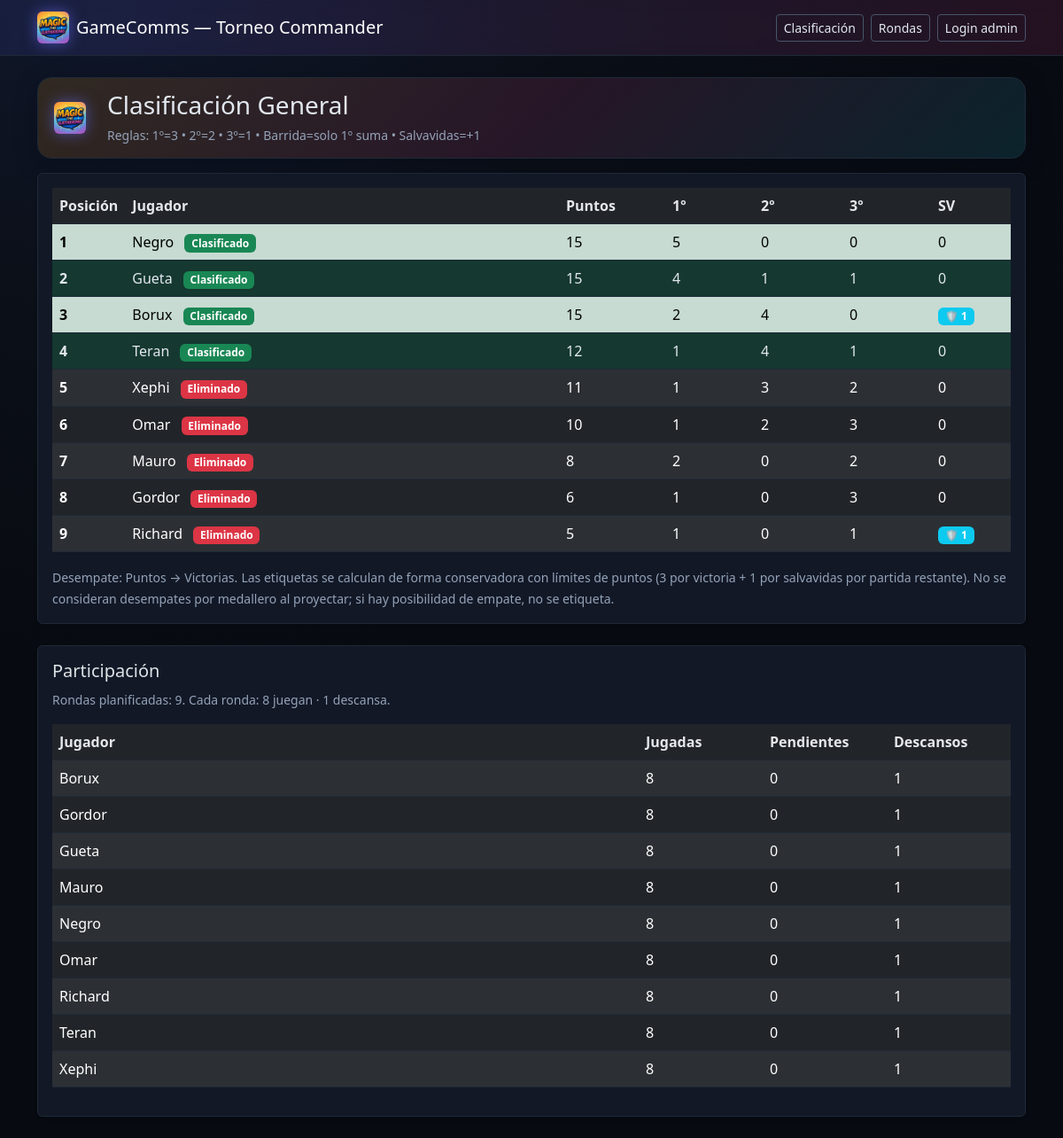
The page / on the database its author committed.
### app.py (models this page shows)
class Player(db.Model):
    id = db.Column(db.Integer, primary_key=True)
    name = db.Column(db.String, unique=True, nullable=False)

### app.py (the view)
@app.route("/")
def index():
    players = Player.query.order_by(Player.name.asc()).all()
    totals = {
        p.id: {"name": p.name, "points": 0, "wins": 0, "seconds": 0, "thirds": 0, "saves": 0}
        for p in players
    }
    from collections import defaultdict
    played_rounds = defaultdict(set)    # player_id -> rondas YA jugadas (mesa con ganador o barrida)
    rests_by_player = defaultdict(int)  # descansos asignados
    all_rounds = set()                  # rondas planificadas (por Game o RoundInfo)
    for ri in RoundInfo.query.all():
        all_rounds.add(ri.number)
        if ri.bye_player_id:
            rests_by_player[ri.bye_player_id] += 1
    games = Game.query.order_by(Game.round_number.asc(), Game.table_no.asc()).all()
    for g in games:
        all_rounds.add(g.round_number)
        if g.save_player_id and g.save_player_id in totals:
            totals[g.save_player_id]["points"] += 1
            totals[g.save_player_id]["saves"] += 1
        has_winner = any(r.position == 1 for r in g.results) or bool(g.sweep)
        for r in g.results:
            pts = points_for_position(r.position, g.sweep)
            totals[r.player_id]["points"] += pts
            if r.position == 1:
                totals[r.player_id]["wins"] += 1
            elif r.position == 2:
                totals[r.player_id]["seconds"] += 1
            elif r.position == 3:
                totals[r.player_id]["thirds"] += 1
            if has_winner:
                played_rounds[r.player_id].add(g.round_number)
    total_rounds = len(all_rounds)
    per_player = {}
    for p in players:
        played = len(played_rounds[p.id])
        rests = rests_by_player[p.id]
        planned_to_play = max(total_rounds - rests, 0)    # partidas que le corresponden
        remaining = max(planned_to_play - played, 0)      # le faltan por jugar
        lb = totals[p.id]["points"]                       # mínimo: lo que ya tiene
        ub = lb + 4 * remaining                           # máximo: 4 por partida restante
        per_player[p.id] = {
            "name": p.name,
            "points": totals[p.id]["points"],
            "wins": totals[p.id]["wins"],
            "seconds": totals[p.id]["seconds"],
            "thirds": totals[p.id]["thirds"],
            "saves": totals[p.id]["saves"],
            "played": played,
            "rests": rests,
            "planned_to_play": planned_to_play,
            "remaining": remaining,
            "lb": lb,
            "ub": ub,
        }
    ids = list(per_player.keys())
    for pid in ids:
        me = per_player[pid]
        rival_LBs = sorted([per_player[q]["lb"] for q in ids if q != pid], reverse=True)
        rival_UBs = sorted([per_player[q]["ub"] for q in ids if q != pid], reverse=True)
        fourth_best_rival_LB = rival_LBs[3]
        fourth_best_rival_UB = rival_UBs[3]
        status = None
        if me["lb"] > fourth_best_rival_UB:
            status = "CLASIFICADO"
        elif me["ub"] < fourth_best_rival_LB:
            status = "ELIMINADO"
        me["status"] = status
    table = []
    for pid, row in per_player.items():
        table.append({
            "id": pid,
            "name": row["name"],
            "points": row["points"],
            "wins": row["wins"],
            "seconds": row["seconds"],
            "thirds": row["thirds"],
            "saves": row["saves"],
            "status": row["status"],
        })
    table.sort(key=lambda x: x["name"])
    table.sort(key=lambda x: (x["points"], x["wins"], x["seconds"], x["thirds"]), reverse=True)
    last_key = None
    current_pos = 0
    for i, t in enumerate(table, start=1):
        key = (t["points"], t["wins"], t["seconds"], t["thirds"])
        if key != last_key:
            current_pos = i
            last_key = key
        t["pos"] = current_pos
    participation = []
    for pid in ids:
        r = per_player[pid]
        participation.append({
            "name": r["name"],
            "played": r["played"],
            "remaining": r["remaining"],
            "rests": r["rests"],
            "planned_to_play": r["planned_to_play"],
        })
    participation.sort(key=lambda x: x["name"])
    return render_template(
        "index.html",
        table=table,
        participation=participation,
        total_rounds=total_rounds,
        is_admin=session.get("is_admin", False)
    )

### app.py (called while the page is built)
def points_for_position(position: int, sweep: bool) -> int:
    if position is None:
        return 0
    if sweep:
        return 3 if position == 1 else 0
    if position == 1:
        return 3
    if position == 2:
        return 2
    if position == 3:
        return 1
    return 0

### templates/index.html (shortened to what this page needs)
<!doctype html>
<html lang="es" data-bs-theme="dark">
<head>
  <link href="https://cdn.jsdelivr.net/npm/bootstrap@5.3.3/dist/css/bootstrap.min.css" rel="stylesheet">
  <link href="{{ url_for('static', filename='dark.css') }}" rel="stylesheet">
</head>
<body class="bg-light">
<nav class="navbar navbar-dark">
  <div class="container">
    <a class="navbar-brand d-flex align-items-center" href="{{ url_for('index') }}">
      <img src="{{ url_for('static', filename='img/gamecomms.png') }}" class="brand-logo" alt="GameComms">
      <span>GameComms — Torneo Commander</span>
    </a>
    <div class="d-flex gap-2">
      <a class="btn btn-outline-light btn-sm" href="{{ url_for('index') }}">Clasificación</a>
      <a class="btn btn-outline-light btn-sm" href="{{ url_for('rounds_view') }}">Rondas</a>
      {% if is_admin %}
        <a class="btn btn-outline-light btn-sm" href="{{ url_for('logout') }}">Cerrar sesión</a>
      {% else %}
        <a class="btn btn-outline-light btn-sm" href="{{ url_for('login') }}">Login admin</a>
      {% endif %}
    </div>
  </div>
</nav>
  <div class="container py-4">
    <div class="hero mb-3 d-flex align-items-center gap-3">
      <img src="{{ url_for('static', filename='img/gamecomms.png') }}" class="brand-logo" alt="GameComms">
      <div>
        <h1 class="h3 mb-1">Clasificación General</h1>
        <small class="text-muted">Reglas: 1º=3 • 2º=2 • 3º=1 • Barrida=solo 1º suma • Salvavidas=+1</small>
      </div>
    </div>
    <div class="card shadow-sm">
      <div class="card-body">
        <div class="table-responsive">
          <table class="table table-striped align-middle">
            <thead>
              <tr>
                <th style="width:80px">Posición</th>
                <th>Jugador</th>
                <th style="width:120px">Puntos</th>
                <th style="width:100px">1º</th>
                <th style="width:100px">2º</th>
                <th style="width:100px">3º</th>
                <th style="width:90px">SV</th>
              </tr>
            </thead>
          <tbody>
            {% for row in table %}
            <tr class="{% if row.pos <= 4 %}table-success{% endif %}">
              <td><strong>{{ row.pos }}</strong></td>
              <td>
                {{ row.name }}
                {% if row.status == 'CLASIFICADO' %}
                  <span class="badge bg-success ms-2">Clasificado</span>
                {% elif row.status == 'ELIMINADO' %}
                  <span class="badge bg-danger ms-2">Eliminado</span>
                {% endif %}
              </td>
              <td>{{ row.points }}</td>
              <td>{{ row.wins }}</td>
              <td>{{ row.seconds }}</td>
              <td>{{ row.thirds }}</td>
              <td>
                {% if row.saves > 0 %}
                  <span class="badge bg-info">🛡️ {{ row.saves }}</span>
                {% else %}
                  0
                {% endif %}
              </td>
            </tr>
            {% endfor %}
          </tbody>
          </table>
        </div>
        <small class="text-muted">Desempate: Puntos → Victorias.</small>
        <small class="text-muted">
        Las etiquetas se calculan de forma conservadora con límites de puntos (3 por victoria + 1 por salvavidas por partida restante).
        No se consideran desempates por medallero al proyectar; si hay posibilidad de empate, no se etiqueta.
        </small>
      </div>
    </div>
    <div class="card shadow-sm mt-4">
      <div class="card-body">
        <h2 class="h5 mb-2">Participación</h2>
        <small class="text-muted">Rondas planificadas: {{ total_rounds }}. Cada ronda: 8 juegan · 1 descansa.</small>
        <div class="table-responsive mt-3">
          <table class="table table-striped align-middle">
            <thead>
              <tr>
                <th>Jugador</th>
                <th style="width:140px;">Jugadas</th>
                <th style="width:140px;">Pendientes</th>
                <th style="width:140px;">Descansos</th>
              </tr>
            </thead>
            <tbody>
              {% for p in participation %}
              <tr>
                <td>{{ p.name }}</td>
                <td>{{ p.played }}</td>
                <td>{{ p.remaining }}</td>
                <td>{{ p.rests }}</td>
              </tr>
              {% endfor %}
            </tbody>
          </table>
        </div>
      </div>
    </div>
  </div>
</body>
</html>

### static/dark.css (style rules this page uses)
:root { --bg:#0b0f17; --surface:#121826; --muted:#94a3b8; --text:#e2e8f0; --brand1:#f59e0b; --brand2:#ec4899; --brand3:#6366f1; --brand4:#22d3ee; }
html,body { background: radial-gradient(1200px 800px at 10% 0%, #0f172a 0%, var(--bg) 45%, #070a10 100%); color:var(--text); }
.navbar { background:linear-gradient(90deg, rgba(99,102,241,.12), rgba(236,72,153,.12)); backdrop-filter: blur(8px); border-bottom:1px solid #1f2937; }
.brand-logo { height:36px; margin-right:.5rem; border-radius:6px; filter:drop-shadow(0 0 8px rgba(99,102,241,.6)); }
.card { background:var(--surface); border:1px solid #1f2937; }
.table { color:var(--text); }
.table thead th { color:#e5e7eb; border-color:#1f2937; }
.table tbody tr { border-color:#1f2937; }
.table-success { --bs-table-bg: rgba(34,197,94,.18); --bs-table-color: var(--text); }
.btn-outline-light { border-color:#475569; color:#e2e8f0; }
small.text-muted { color:var(--muted) !important; }
.hero { background:linear-gradient(135deg, rgba(245,158,11,.15), rgba(236,72,153,.12), rgba(34,211,238,.12)); border:1px solid #1f2937; border-radius:16px; padding:14px 18px; box-shadow:0 6px 24px rgba(2,8,23,.35); }

### rows shown on the page
Player: pos "1", name "Negro", shows "Clasificado", points "15", wins "5", seconds "0", thirds "0", played "8", remaining "0", rests "1"
Player: pos "2", name "Gueta", shows "Clasificado", points "15", wins "4", seconds "1", thirds "1", shows "0", played "8", remaining "0", rests "1"
Player: pos "3", name "Borux", shows "Clasificado", points "15", wins "2", seconds "4", thirds "0", saves "1", played "8", remaining "0", rests "1"
Player: pos "4", name "Teran", shows "Clasificado", points "12", wins "1", seconds "4", thirds "1", shows "0", played "8", remaining "0", rests "1"
Player: pos "5", name "Xephi", shows "Eliminado", points "11", wins "1", seconds "3", thirds "2", shows "0", played "8", remaining "0", rests "1"
Player: pos "6", name "Omar", shows "Eliminado", points "10", wins "1", seconds "2", thirds "3", played "8", remaining "0", rests "1"
Player: pos "7", name "Mauro", shows "Eliminado", points "8", wins "2", seconds "0", thirds "2", played "8", remaining "0", rests "1"
Player: pos "8", name "Gordor", shows "Eliminado", points "6", wins "1", seconds "0", thirds "3", played "8", remaining "0", rests "1"
Player: pos "9", name "Richard", shows "Eliminado", points "5", wins "1", seconds "0", thirds "1", saves "1", played "8", remaining "0", rests "1"

### other values the page prints
{{ total_rounds }} "9"
